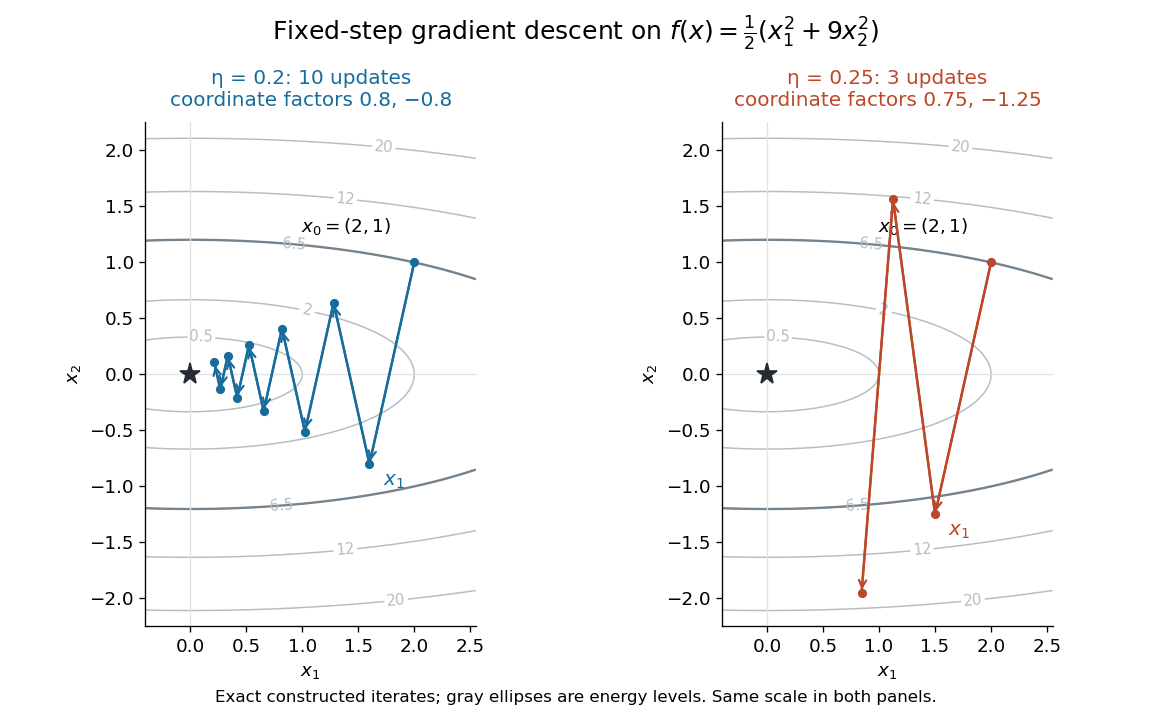

Source code (Python):
"""Original fixed-step paths on a quadratic; Python 3.14, matplotlib 3.10.7."""

from pathlib import Path

import matplotlib
matplotlib.use("Agg")
import matplotlib.pyplot as plt
import numpy as np


def main():
    plt.rcParams.update({"font.size": 11, "axes.facecolor": "white"})
    fig, axes = plt.subplots(1, 2, figsize=(9.6, 6.0), dpi=120)
    fig.patch.set_facecolor("white")
    grid_x = np.linspace(-0.4, 2.55, 320)
    grid_y = np.linspace(-2.25, 2.25, 420)
    x, y = np.meshgrid(grid_x, grid_y)
    energy = (x * x + 9 * y * y) / 2
    for ax, eta, steps, color in zip(
        axes, (0.2, 0.25), (10, 3), ("#176c9c", "#bd4729"), strict=True
    ):
        k = np.arange(steps + 1)
        points = np.column_stack((2 * (1 - eta) ** k, (1 - 9 * eta) ** k))
        contours = ax.contour(x, y, energy, levels=[0.5, 2, 6.5, 12, 20],
                              colors="#b5bdc5", linewidths=0.9)
        ax.clabel(contours, inline=True, fontsize=9, fmt="%g")
        ax.contour(x, y, energy, levels=[6.5], colors="#75838e", linewidths=1.4)
        ax.plot(points[:, 0], points[:, 1], "o-", color=color, lw=1.5,
                ms=4.5, zorder=4)
        for start, end in zip(points[:-1], points[1:], strict=True):
            ax.annotate("", xy=end, xytext=start,
                        arrowprops={"arrowstyle": "->", "color": color, "lw": 1.3},
                        zorder=5)
        ax.plot(0, 0, "*", ms=13, color="#252b30", zorder=6)
        ax.annotate(r"$x_0=(2,1)$", xy=points[0], xytext=(-68, 18),
                    textcoords="offset points", fontsize=11,
                    bbox={"facecolor": "white", "edgecolor": "none", "pad": 1})
        ax.annotate(r"$x_1$", xy=points[1], xytext=(8, -13),
                    textcoords="offset points", color=color, fontsize=12)
        ax.axhline(0, color="#dfe3e6", lw=0.8)
        ax.axvline(0, color="#dfe3e6", lw=0.8)
        ax.set(xlim=(-0.4, 2.55), ylim=(-2.25, 2.25), xlabel=r"$x_1$", ylabel=r"$x_2$")
        ax.set_aspect("equal")
        factors = "0.8, −0.8" if eta == 0.2 else "0.75, −1.25"
        ax.set_title(f"η = {eta:g}: {steps} updates\ncoordinate factors {factors}",
                     color=color, fontsize=12, pad=10)
        ax.spines[["top", "right"]].set_visible(False)
    fig.suptitle(r"Fixed-step gradient descent on $f(x)=\frac{1}{2}(x_1^2+9x_2^2)$",
                 fontsize=15, y=0.98)
    fig.text(0.5, 0.025,
             "Exact constructed iterates; gray ellipses are energy levels. Same scale in both panels.",
             ha="center", fontsize=10)
    fig.subplots_adjust(left=0.08, right=0.96, top=0.83, bottom=0.13, wspace=0.32)
    fig.savefig(Path.cwd() / (Path(__file__).stem + ".png"), facecolor="white", transparent=False)
    plt.close(fig)


if __name__ == "__main__":
    main()
